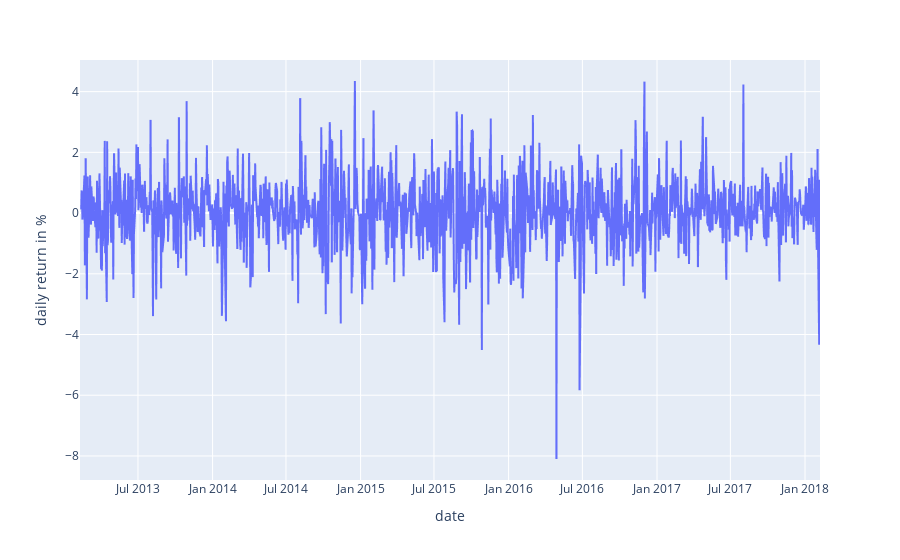

Here is the notebook cell this chart was saved with:
### Code cell
px.line(ame,x='date',y='daily return in %')

### Figure 1 — Plotly figure (JSON) as saved in the notebook; plotly's stock layout.template omitted (floating-point values rounded to 4 significant figures; data arrays with more than 128 entries replaced by an {"elided": "..."} marker saying what was removed)
{"data": [{"hovertemplate": "date=%{x}<br>daily return in %=%{y}<extra></extra>", "legendgroup": "", "line": {"color": "#636efa", "dash": "solid"}, "marker": {"symbol": "circle"}, "mode": "lines", "name": "", "showlegend": false, "type": "scattergl", "x": {"elided": "1259 str values"}, "xaxis": "x", "y": {"elided": "1259 float values"}, "yaxis": "y"}], "layout": {"legend": {"tracegroupgap": 0}, "margin": {"t": 60}, "xaxis": {"anchor": "y", "domain": [0, 1], "title": {"text": "date"}}, "yaxis": {"anchor": "x", "domain": [0, 1], "title": {"text": "daily return in %"}}}}
